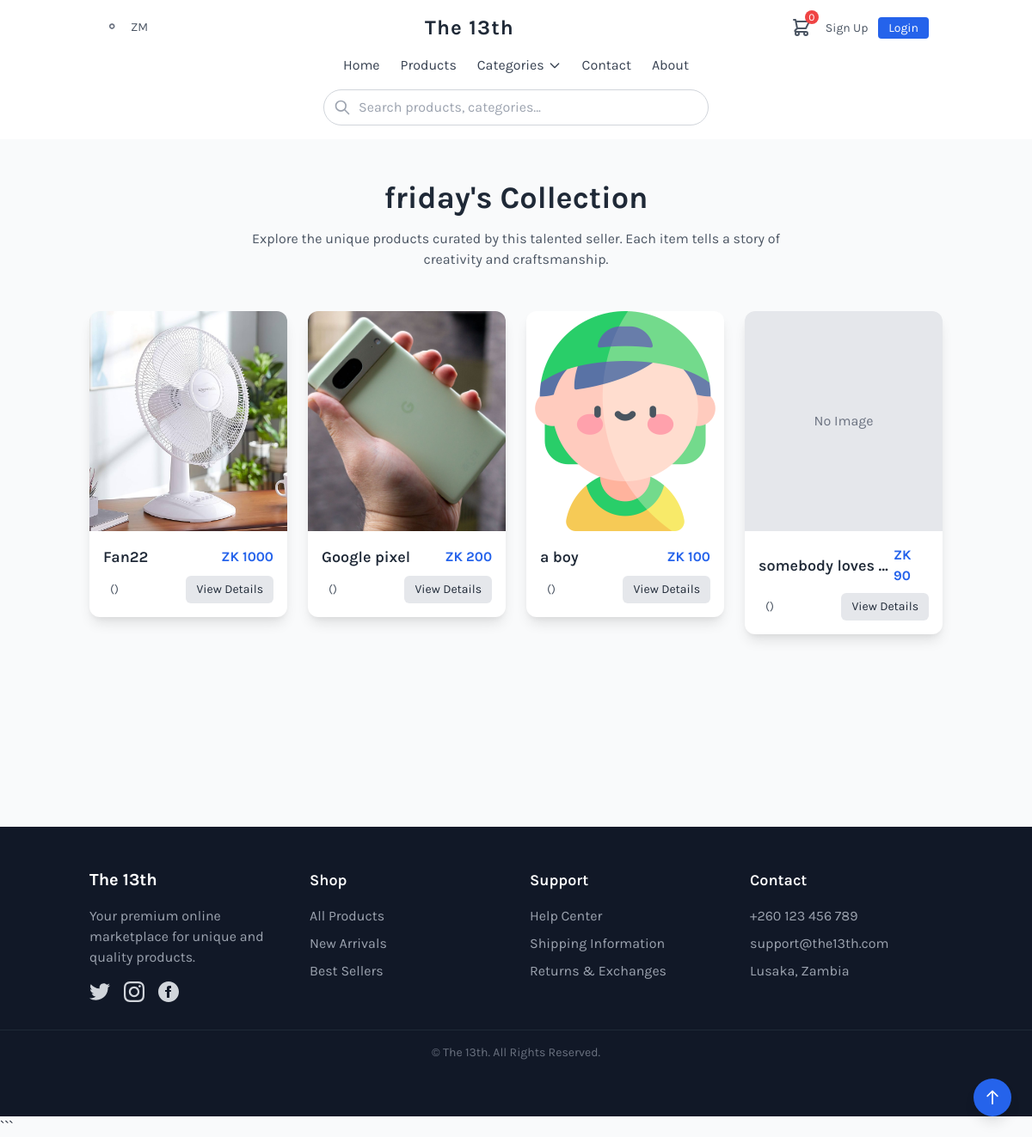
/vendors/1/, run on the app's committed database.
### store/models.py (models this page shows, shortened)
class Product(models.Model):
    DRAFT = 'draft'
    WAITING_APPROVAL = 'awaitingapproval'
    ACTIVE = 'active'
    DELETED = 'deleted'
    STATUS_CHOICES = (
        (DRAFT, 'Draft'),
        (WAITING_APPROVAL,'Awaitng Approval'),
        (ACTIVE, 'Active'),
        (DELETED, 'Deleted'),
    )
    user = models.ForeignKey(User, related_name='products', on_delete=models.CASCADE)
    category = models.ForeignKey(Category, related_name='products', on_delete=models.CASCADE)
    title = models.CharField(max_length=50)
    slug = models.SlugField(max_length=50)
    description = models.TextField(blank=True)
    image = models.ImageField(upload_to='uploads/product_images', blank=True, null=True)
    thumbnails = models.ImageField(upload_to='uploads/product_images/thumbnails/', blank=True,null=True)
    price = models.IntegerField()
    created_at = models.DateTimeField(auto_now_add=True)
    update_at = models.DateTimeField(auto_now=True)
    status = models.CharField(max_length=50,choices=STATUS_CHOICES,default=ACTIVE)

### userprofile/views.py (the view)
# urls.py: path('vendors/<int:pk>/', views.vendor_detail, name='vendor_detail'),
def vendor_detail(request, pk):
    user = get_object_or_404(User, pk=pk)
    products = user.products.all()  # Get all products for the user
    return render(request, 'userprofile/vendor_detail.html', {'user': user, 'products': products})

### store/cart.py (called while the page is built)
    def __len__(self):
        return sum(item['quantity'] for item in self.cart.values())

### store/context_processors.py (called while the page is built)
def cart(request):
    return {'cart':Cart(request)}

### store/templatetags/menu.py (called while the page is built)
@register.inclusion_tag('core/menu.html')
def menu():
    categories = Category.objects.all()
    return {'categories':categories}

### userprofile/templates/userprofile/vendor_detail.html (shortened to what this page needs)
{% extends "core/base.html" %}
{% block content %}
<div class="bg-gray-50 min-h-screen py-12">
    <div class="container mx-auto px-4">
        <div class="mb-12 text-center">
            <h1 class="text-3xl md:text-4xl font-bold text-gray-800 mb-4">
                {% firstof user.get_full_name user.username %}'s Collection
            </h1>
            <p class="text-gray-600 max-w-2xl mx-auto">
                Explore the unique products curated by this talented seller. Each item tells a story of creativity and craftsmanship.
            </p>
        </div>
        <div class="grid grid-cols-2 md:grid-cols-3 lg:grid-cols-4 gap-6">
            {% for product in products %}
                <div class="group">
                    <div class="bg-white rounded-xl shadow-lg overflow-hidden transform transition duration-300 hover:-translate-y-2">
                        {% if product.image %}
                            <div class="h-64 bg-cover bg-center relative overflow-hidden">
                                <img
                                    src="{{ product.image.url }}"
                                    alt="{{ product.title }}"
                                    class="w-full h-full object-cover transition-transform duration-300 group-hover:scale-110"
                                >
                            </div>
                        {% else %}
                            <div class="h-64 bg-gray-200 flex items-center justify-center">
                                <span class="text-gray-500">No Image</span>
                            </div>
                        {% endif %}
                        <div class="p-4">
                            <div class="flex justify-between items-center mb-2">
                                <h3 class="font-semibold text-gray-800 text-lg truncate max-w-[70%]">
                                    {{ product.title }}
                                </h3>
                                <div class="flex items-center space-x-2">
                                    <span class="text-blue-600 font-bold">
                                        ZK {{ product.price }}
                                    </span>
                                </div>
                            </div>
                            <div class="flex justify-between items-center">
                                <div class="flex items-center text-yellow-500">
                                    <span class="text-gray-600 text-sm ml-2">({{ product.review_count }})</span>
                                </div>
                                <a
                                    href="{% url 'product_detail' product.category.slug product.slug %}"
                                    class="bg-gray-200 text-gray-800 px-3 py-1.5 rounded-md text-sm hover:bg-gray-300 transition"
                                >
                                    View Details
                                </a>
                            </div>
                        </div>
                    </div>
                </div>
            {% endfor %}
        </div>
    </div>
</div>
{% endblock content %}

### core/templates/core/base.html (style rules this page uses)
:root { --primary-color: #3d68ff; --secondary-color: #1947ee; }
body { font-family: 'Karla', sans-serif; }

### data on the page
Product: image (picture), title "Fan22", price "1000"
Product: image (picture), title "Google pixel", price "200"
Product: image (picture), title "a boy", price "100"
Product: image "No Image", title "somebody loves…", price "90"

### other printed values
{{ cart|length }} "0"
